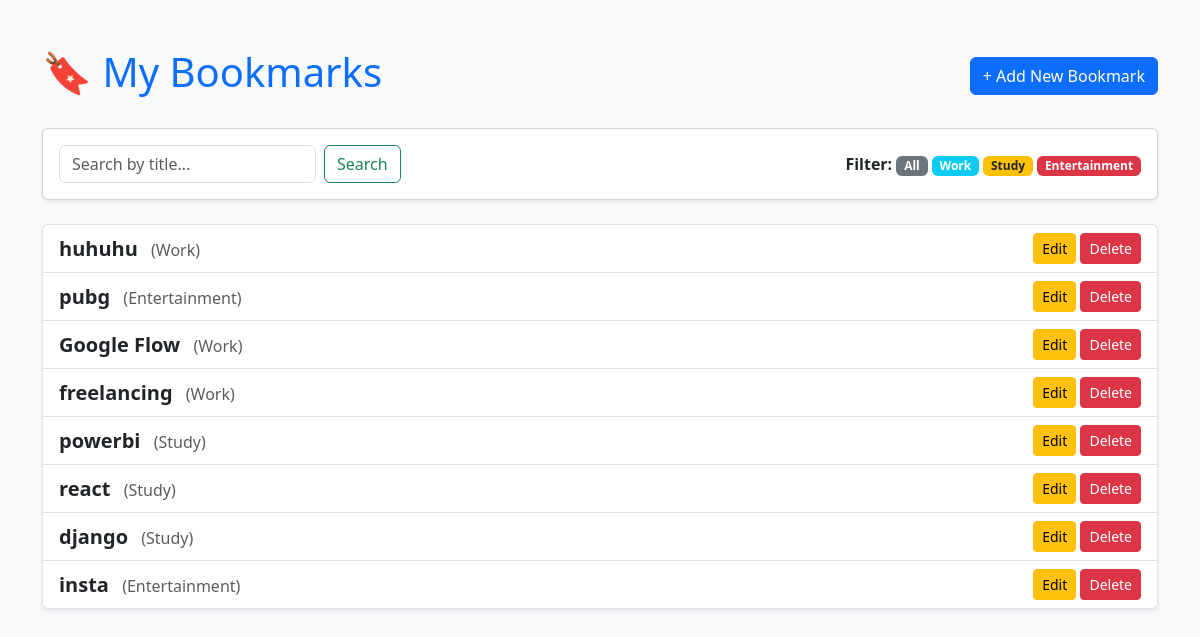
Page /bookmark/ (signed in) on the committed database.
### manager/models.py (models this page shows, shortened)
class Bookmark(models.Model):
    CATEGORY_CHOICES = [
        ('work','Work'),
        ('study','Study'),
        ('entertainment','Entertainment'),
        ('other','Other')
    ]
    user = models.ForeignKey(User, on_delete=models.CASCADE, default=1)
    title = models.CharField(max_length=200)
    url = models.URLField()
    category = models.CharField(max_length=100, choices=CATEGORY_CHOICES, default='other')
    created_at = models.DateTimeField(auto_now_add=True)

### manager/views.py (the view)
# urls.py: path('bookmark/', manager_views.bookmark_list, name='bookmark_list'),
@login_required
def bookmark_list(request):
    items = Bookmark.objects.filter(user=request.user).order_by('-created_at')
    category = request.GET.get('category')
    if category:
        items = items.filter(category=category)
    query = request.GET.get('q')
    if query:
        items = items.filter(title__icontains=query)
    return render(request, 'manager/bookmark_list.html', {'items': items})

### manager/templates/manager/bookmark_list.html (shortened to what this page needs)
<!DOCTYPE html>
<html lang="en">
<head>
    <link href="https://cdn.jsdelivr.net/npm/bootstrap@5.3.0/dist/css/bootstrap.min.css" rel="stylesheet">
</head>
<body class="bg-light">
    <div class="container mt-5">
        <div class="d-flex justify-content-between align-items-center mb-4">
            <h1 class="text-primary">🔖 My Bookmarks</h1>
            <a href="{% url 'bookmark_create' %}" class="btn btn-primary">+ Add New Bookmark</a>
        </div>
        <div class="card shadow-sm mb-4">
            <div class="card-body d-flex justify-content-between align-items-center">
                <form method="get" class="d-flex">
                    <input type="text" name="q" class="form-control me-2" placeholder="Search by title...">
                    <button type="submit" class="btn btn-outline-success">Search</button>
                </form>
                <div>
                    <strong>Filter: </strong>
                    <a href="{% url 'bookmark_list' %}" class="badge bg-secondary text-decoration-none">All</a>
                    <a href="?category=work" class="badge bg-info text-decoration-none">Work</a>
                    <a href="?category=study" class="badge bg-warning text-dark text-decoration-none">Study</a>
                    <a href="?category=entertainment" class="badge bg-danger text-decoration-none">Entertainment</a>
                </div>
            </div>
        </div>
        <ul class="list-group shadow-sm">
            {% for item in items %}
                <li class="list-group-item d-flex justify-content-between align-items-center">
                    <div>
                        <a href="{{ item.url }}" target="_blank" class="text-decoration-none fw-bold text-dark fs-5">
                            {{ item.title }}
                        </a>
                        <span class="text-muted ms-2">({{ item.get_category_display }})</span>
                    </div>
                    <div>
                        <a href="{% url 'bookmark_update' item.pk %}" class="btn btn-sm btn-warning">Edit</a>
                        <a href="{% url 'bookmark_delete' item.pk %}" class="btn btn-sm btn-danger">Delete</a>
                    </div>
                </li>
            {% empty %}
                <li class="list-group-item text-center text-muted py-4">
                    No bookmarks found! Add some links.
                </li>
            {% endfor %}
        </ul>
    </div>
</body>
</html>

### rows in the picture
Bookmark: title "huhuhu", category "Work"
Bookmark: title "pubg", category "Entertainment"
Bookmark: title "Google Flow", category "Work"
Bookmark: title "freelancing", category "Work"
Bookmark: title "powerbi", category "Study"
Bookmark: title "react", category "Study"
Bookmark: title "django", category "Study"
Bookmark: title "insta", category "Entertainment"
